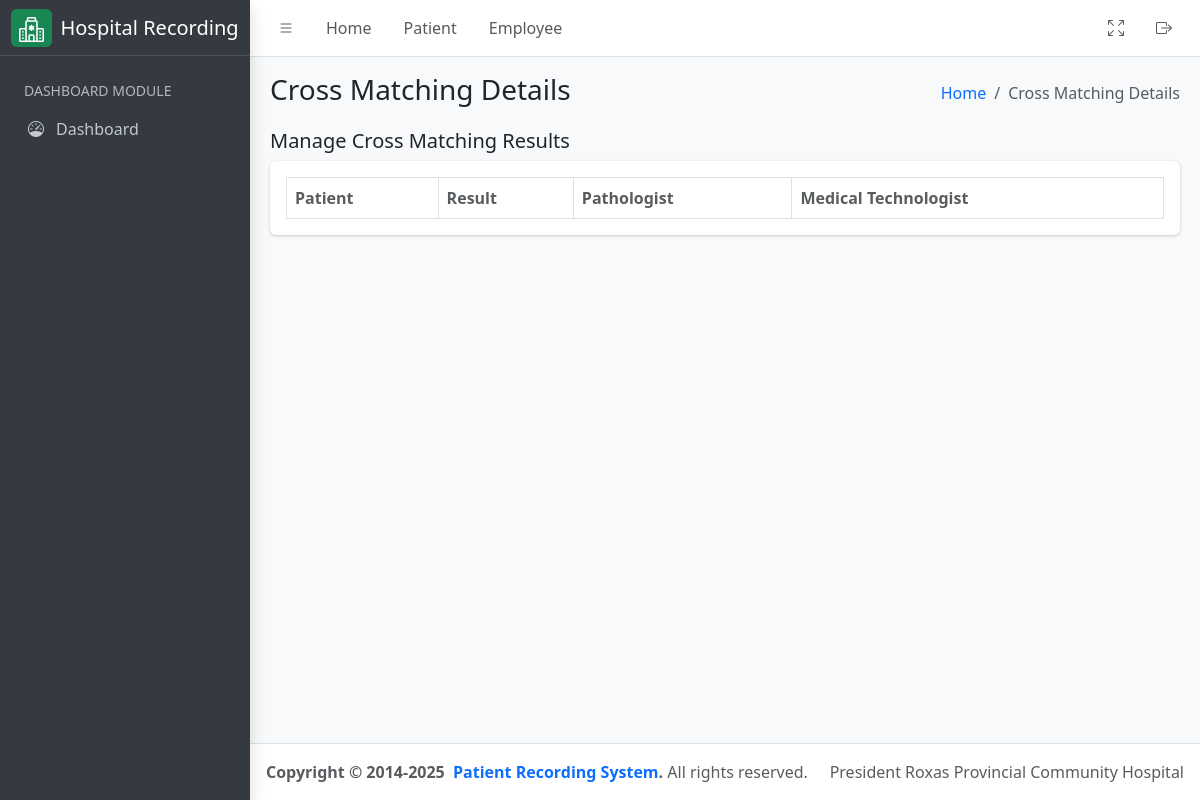
The page /laboratory/cross-matching/result on the database as committed earlier.
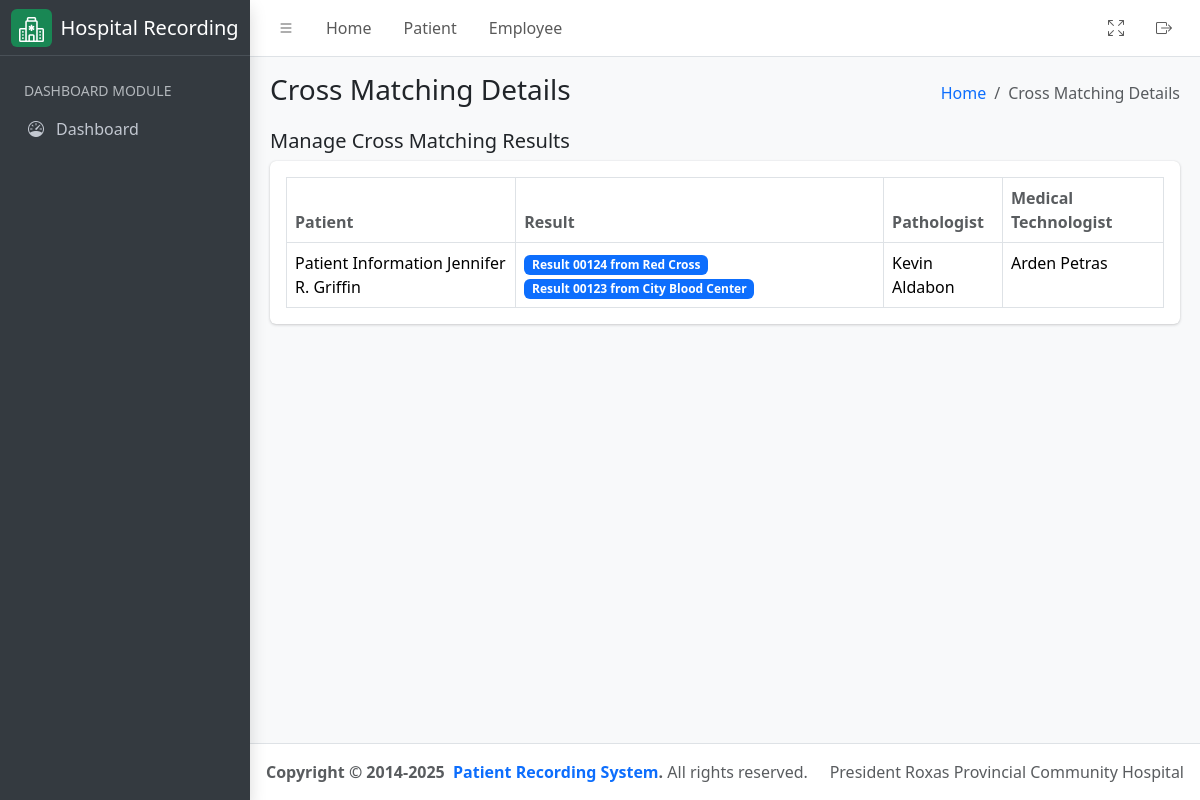
The same page on the database as committed later.
### hospital_app/models.py (models this page shows, shortened)
class CrossMatching(models.Model):
    results = models.ManyToManyField(
        CrossMatchingResult,
        related_name="cross_matchings",
        help_text="Related cross-matching results.",
    )
    patient = models.ForeignKey(
        "Patient",
        related_name="cross_matchings",
        on_delete=models.CASCADE,
        help_text="Patient associated with this cross-matching.",
    )
    pathologist = models.ForeignKey(
        CustomUser,
        related_name="pathologist_cross_matchings",
        limit_choices_to={"groups__name": "Pathologist"},
        on_delete=models.CASCADE,
        help_text="Pathologist overseeing the cross-matching.",
        null=True,
        blank=True,
    )
    medical_technologist = models.ForeignKey(
        CustomUser,
        related_name="technologist_cross_matchings",
        limit_choices_to={"groups__name": "Medical Technologist"},
        on_delete=models.CASCADE,
        help_text="Medical technologist handling the cross-matching.",
        null=True,
        blank=True,
    )
    re_test = models.BooleanField(default=False, help_text="Re-test the cross-matching")
    created_at = models.DateTimeField(
        auto_now_add=True, help_text="Timestamp of record creation."
    )
    updated_at = models.DateTimeField(
        auto_now=True, help_text="Timestamp of last update."
    )
    class Meta:
        verbose_name = "Cross Matching"
        verbose_name_plural = "Cross Matchings"
        db_table = "cross_matching"
        ordering = ["-created_at"]

class Patient(models.Model):
    firstname = models.CharField(max_length=255)
    middlename = models.CharField(max_length=255, null=False, blank=True)
    lastname = models.CharField(max_length=255)
    age = models.PositiveIntegerField()
    sex = models.CharField(
        max_length=10, choices=(("Male", "Male"), ("Female", "Female"))
    )
    physician = models.ForeignKey(
        CustomUser,
        related_name="physician",
        limit_choices_to={"groups__name": "Physician"},
        on_delete=models.CASCADE,
    )
    room_number = models.PositiveIntegerField(null=True, blank=True, help_text="Leave room number as empty if out patient")
    sample_type = models.CharField(max_length=255)
    time_of_collection = models.TimeField()
    date_of_collection = models.DateField()
    sars_result = models.CharField(max_length=255)
    date = models.DateField(auto_now_add=True)
    serial_number = models.CharField(max_length=255, help_text="Serial number example: PT-01152025-R23")
    assigned_pathologist = models.ForeignKey(
        CustomUser,
        related_name="patient_pathologist",
        on_delete=models.CASCADE,
        null=True,
        blank=True,
        limit_choices_to={"groups__name": "Pathologist"},
    )
    assigned_technologist = models.ForeignKey(
        CustomUser,
        related_name="patient_technologist",
        on_delete=models.CASCADE,
        null=True,
        blank=True,
        limit_choices_to={"groups__name": "Medical Technologist"},
    )
    patient_type = models.CharField(
        max_length=100,
        default="In Patient",
        choices=(
            ("In Patient", "In Patient"),
            ("Out Patient", "Out Patient"),
        ),
    )
    def get_full_name(self):
        return f"{self.firstname}  { self.middlename[0] + '.' if self.middlename else ''} {self.lastname}"
    def __str__(self) -> str:
        return f"Patient Information {self.get_full_name()}"
    class Meta:
        ordering = ("time_of_collection",)

class CrossMatchingResult(models.Model):
    serial_no = models.CharField(
        max_length=255,
        unique=True,
        help_text="Unique serial number of the cross-matching result.",
    )
    amt_in_cc = models.FloatField(help_text="Amount in cc.")
    blood_bank = models.CharField(max_length=255, help_text="Name of the blood bank.")
    blood_type = models.CharField(max_length=255, help_text="Name of the blood type")
    date_of_collection = models.DateField(help_text="Date the blood was collected.")
    expiration_date = models.DateField(help_text="Expiration date of the blood.")
    result = models.TextField(max_length=255, help_text="Result of the cross-matching.")
    def __str__(self) -> str:
        return f"Result {self.serial_no} from {self.blood_bank}"
    class Meta:
        verbose_name = "Cross Matching Result"
        verbose_name_plural = "Cross Matching Results"
        db_table = "cross_matching_result"
        ordering = ["-date_of_collection"]

class CustomUser(AbstractUser):
    license_number = models.CharField(max_length=10, unique=True, db_index=True)
    class Meta:
        verbose_name = "User"
        verbose_name_plural = "Users"

### hospital_app/views.py (the view)
# urls.py: path('laboratory/cross-matching/result', CrossMatchingView.as_view(), name="cross_matching_list"),
class CrossMatchingView(ListView):
    template_name = "cross_matching.html"
    queryset = CrossMatching.objects.all()
    context_object_name = "results"
    def get_context_data(self, **kwargs):
        context = super().get_context_data(**kwargs)
        context["detail_header"] = "Cross Matching Details List"
        context["humberger_header"] = "Cross Matching Details"
        return context

### hospital_app/templatetags/group.py (called while the page is built)
@register.filter
def has_group(user, group_name):
    return user.groups.filter(name=group_name).exists()

### hospital_app/templates/cross_matching.html (shortened to what this page needs)
{% extends './includes/base.html' %}
{% load group %}
{% block content %}
<div class="container-fluid">
    <div class="row">
        <div class="col-md-12">
            <div class="d-flex justify-content-between align-items-center">
                <h5>Manage Cross Matching Results</h5>
            </div>
            <div class="card mb-4">
                <div class="card-body">
                    <table id="datatable" class="table table-bordered table-hover">
                        <thead>
                            <tr>
                                <th class="text-muted">Patient</th>
                                <th class="text-muted">Result</th>
                                <th class="text-muted">Pathologist</th>
                                <th class="text-muted">Medical Technologist</th>
                            </tr>
                        </thead>
                        <tbody>
                            {% for result in results %}
                            <tr>
                                <td>{{ result.patient }}</td>
                                <td>
                                    {% for item in result.results.all %}
                                    <span class="badge bg-primary">
                                        <a class="text-white" style="text-decoration: none;" target="_blank" href="{% url 'cross_matching_result_update' pk=item.id %}">
                                            {{ item }}
                                        </a>
                                    </span>
                                    {% endfor %}
                                </td>
                                <td>
                                    {% if request.user|has_group:"Administrator" or request.user|has_group:"Medical Technologist" %}
                                    <a style="text-decoration: none;" target="_blank" href="{% url 'employee_update' pk=result.pathologist.id %}">
                                        {{ result.pathologist.get_full_name }}
                                    </a>
                                    {% else %}
                                        {{ result.pathologist.get_full_name }}
                                    {% endif %}
                                </td>
                                <td>
                                    {% if request.user|has_group:"Administrator" or request.user|has_group:"Medical Technologist" %}
                                    <a style="text-decoration: none;" target="_blank" href="{% url 'employee_update' pk=result.medical_technologist.id %}">
                                        {{ result.medical_technologist.get_full_name }}
                                    </a>
                                    {% else %}
                                        {{ result.medical_technologist.get_full_name }}
                                    {% endif %}
                                </td>
                            </tr>
                            {% endfor %}
                        </tbody>
                    </table>
                </div>
            </div>
        </div>
    </div>
</div>
{% endblock %}

Rows that differ between the two databases and show on the page:
added CrossMatching: patient "Patient Information Jennifer R. Griffin", pathologist.get_full_name "Kevin Aldabon", medical_technologist.get_full_name "Arden Petras"
added CrossMatchingResult: serial_no+blood_bank "Result 00124 from Red Cross"
added CrossMatchingResult: serial_no+blood_bank "Result 00123 from City Blood Center"
